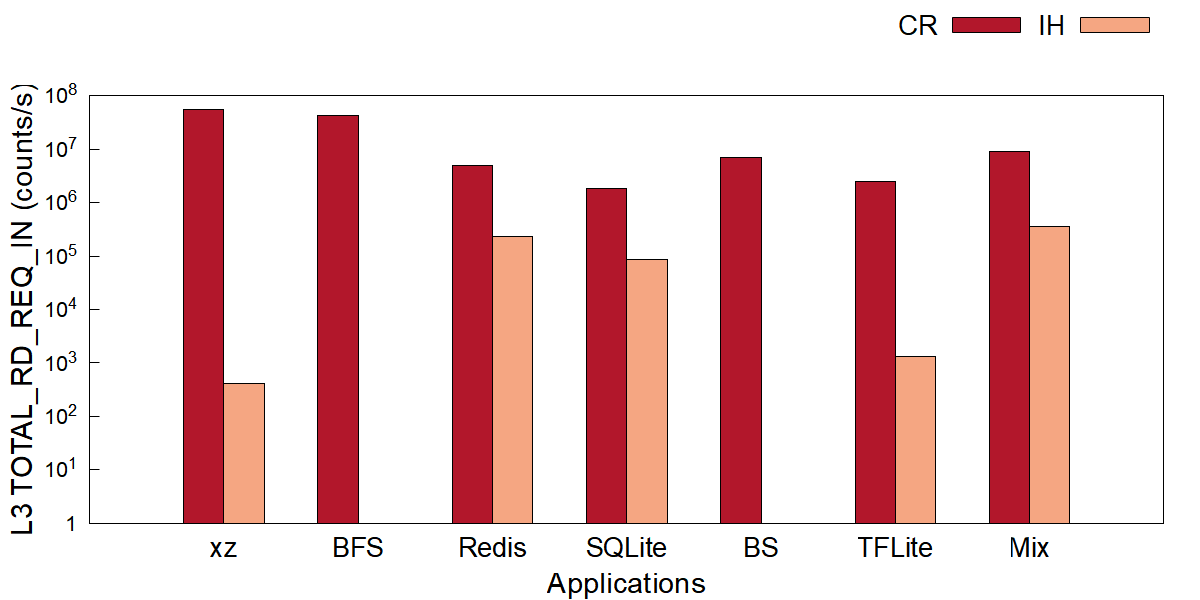

The script that saved this image:
# l3_total_rd_req_in.plt - one counter, one bar per application per data path.
#
# Style mirrors the paper bar charts (image/*.plt): clustered
# bars, Arial 16/22/20, opaque fill with black border, key
# outside top right.  Bars use `with boxes` with explicit
# width and offsets (see tools/gen_fig_plts.py); xrange
# [0:8] centers the 7 application groups.  Full 4-side
# frame (border 15), tics only on left y / bottom x
# (nomirror).  Colors: 2-series figures use #B2172B
# (left, dark) / #F5A682 (right, light); the 3-series
# figure keeps dark gray / light gray / red.
#
# Log y axis: raw counts/s, starts at 1, coarse decade
# tics 1, 10, 100, ... only (10^{%L}, no minor tics);
# the IH series would be invisible on a linear axis.
#
# Data: fig/l3_total_rd_req_in.dat (raw differenced rates).
#
# Usage: gnuplot fig/l3_total_rd_req_in.plt   (from the repo root)

set terminal pngcairo size 1200,600 enhanced font 'Arial,16'
set output 'fig/l3_total_rd_req_in.png'

set ylabel 'L3 TOTAL\_RD\_REQ\_IN (counts/s)' font 'Arial,22'
set xlabel 'Applications' font 'Arial,22'

set style fill solid border -1
set boxwidth 0.30

set yrange [1:1e+08]
set logscale y 10
unset mytics
set format y '10^{%L}'
set ytics add ("1" 1)

set border 15
set ytics nomirror
set xtics nomirror

# xtics anchored at the cluster centers (1..7); the app
# names come from fig/l3_total_rd_req_in.dat column 1.
set xtics ('xz' 1, 'BFS' 2, 'Redis' 3, 'SQLite' 4, 'BS' 5, 'TFLite' 6, 'Mix' 7) font ',20'
set xrange [0:8]

set tmargin 4
set key outside top right horizontal font 'Arial,20'

C_CR = "#B2172B"
C_IH = "#F5A682"

plot 'fig/l3_total_rd_req_in.dat' using ($0+1-0.150):2 with boxes title 'CR' lc rgb C_CR, \
     '' using ($0+1+0.150):3 with boxes title 'IH' lc rgb C_IH
